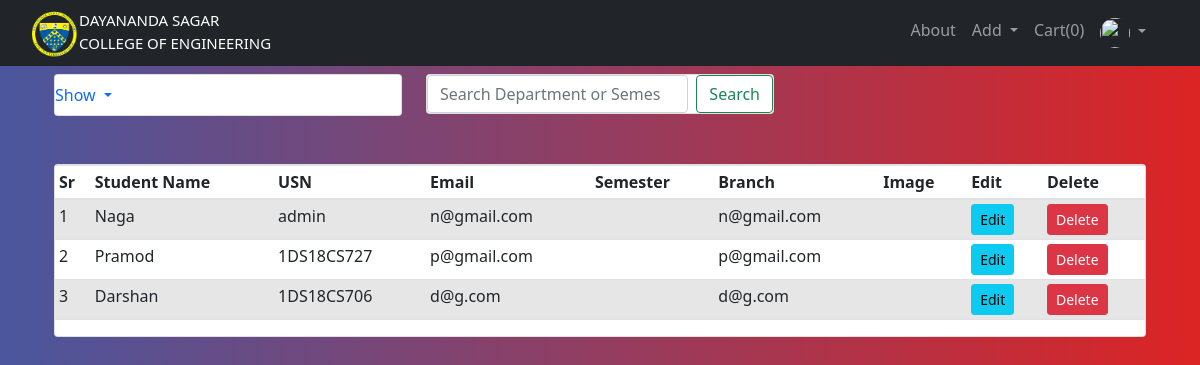
The page /student_list (signed in) on the database as committed earlier.
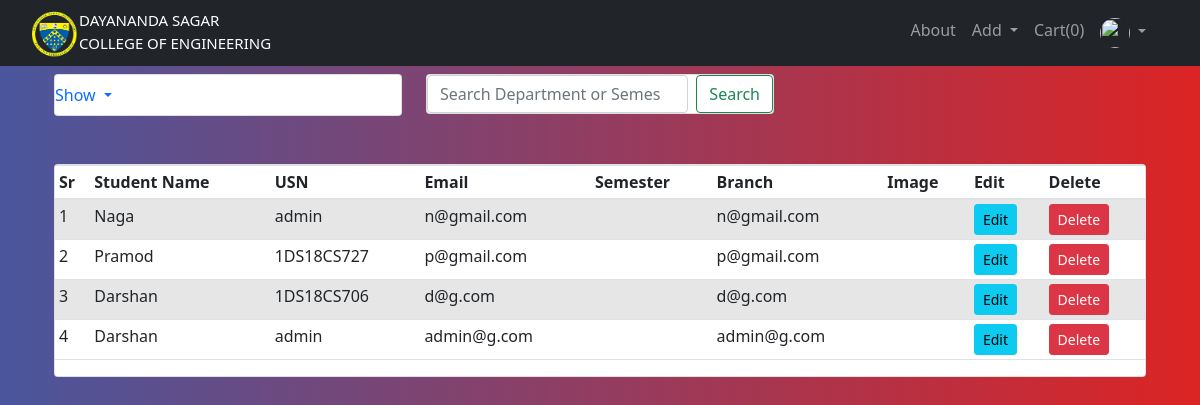
The same page on the database as committed later.
### website/models.py (models this page shows, shortened)
class User(db.Model,UserMixin):
        __tablename__='user'
        id = db.Column(db.Integer, primary_key=True)
        email = db.Column(db.String(150), unique=True)
        password=db.Column(db.String(150))
        first_name=db.Column(db.String(150))
        is_active = db.Column(db.Boolean,default=False)
        urole = db.Column(db.String(80))
        usn = db.Column(db.String(10))
        def is_active(self):
                return self.is_active
        def get_urole(self):
                return self.urole

### website/show.py (the view)
@show.route('/student_list')
@login_required
@requires_access_level("admin")
def student_list():
    stu = User.query.all()
    return render_template('users_list.html',students=stu,user=current_user)

### website/views.py (called while the page is built)
def requires_access_level(access_level):
    def decorator(f):
        @wraps(f)
        def decorated_function(*args, **kwargs):
            if not current_user.is_authenticated:
                flash('Login to Access', 'error')
                return redirect(url_for('views.home'))
            if current_user.get_urole()!=access_level:
                logout_user()
                flash('You do not have access to this resource. You have been automatically Logged Out', 'error')
                return redirect(url_for('views.home'))
            return f(*args, **kwargs)
        return decorated_function
    return decorator

### website/templates/users_list.html (shortened to what this page needs)
{% extends "base.html" %} {% block title %}Users List{% endblock %}
{% block content %}
<br>
<br>
<div class="container">
  <div class="row">
      <div class="col-md-4">
          <div class="card mt-100">
              <ul class="navbar-nav me-auto mb-2 mb-lg-0">
              <li class="nav-item dropdown">
                  <a class="nav-link dropdown-toggle" href="#" id="navbarDropdown" role="button" data-bs-toggle="dropdown" aria-expanded="false">
                    Show
                  </a>
                </li>
              </ul>
          </div>
      </div>
      <div class="col-md-4">
        <div class="card mt-100">
          <form class="d-flex">
            <input class="form-control me-2" type="search" placeholder="Search Department or Semester" aria-label="Search">
            <button class="btn btn-outline-success" type="submit">Search</button>
          </form>
        </div>
    </div>
  </div>
  </div>
  <br/>
<br/>
<div class="container">
  <div class="card">
  <table class="table table-sm table-condensed table-striped">
    <thead>
      <th>Sr</th>
      <th>Student Name</th>
      <th>USN</th>
      <th>Email</th>
      <th>Semester</th>
      <th>Branch</th>
      <th>Image</th>
      <th>Edit</th>
      <th>Delete</th>
    </thead>
    <tbody>
      {% for user in students %}
      <tr>
        <td>{{loop.index}}</td>
        <td>{{user.first_name}}</td>
        <td>{{user.usn}}</td>
        <td>{{user.email}}</td>
        <td>{{user.stock}}</td>
        <td>{{user.email}}</td>
        <td></td>
        <td><a href="#" class="btn btn-info btn-sm">Edit </a></td>
        <td>
        <button type="button" class="btn btn-danger btn-sm" data-toggle="modal" data-target="#">
        Delete
        </button>
        </td>
      </tr>
{% endfor %}
{% endblock %}

### website/templates/base.html (shortened to what this page needs)
<!DOCTYPE html>
<html>
    <head>
        <link
      rel="stylesheet"
      href="https://stackpath.bootstrapcdn.com/bootstrap/4.4.1/css/bootstrap.min.css"
    />
    <link
      rel="stylesheet"
      href="https://stackpath.bootstrapcdn.com/font-awesome/4.7.0/css/font-awesome.min.css"
    />
    <link href="https://cdn.jsdelivr.net/npm/bootstrap@5.1.3/dist/css/bootstrap.min.css" rel="stylesheet">
    <link href="https://cdn.jsdelivr.net/npm/bootstrap@5.1.3/dist/css/bootstrap.min.css" rel="stylesheet">
    <link rel="stylesheet" type="text/css" href="{{url_for('static',filename='style.css')}}">
  </head>
    <body class="bg-nav">
        <nav class="navbar navbar-expand-lg navbar-dark bg-dark">
            <div class="container-fluid">
              {% if user.is_authenticated %}
              {% if user.get_urole()=="admin" %}
              <a href="/admin_home">
              {% elif user.get_urole()=="student" %}
              <a href="/student_home">
              {% elif user.get_urole()=="teacher" %}
              <a href="/teacher_home">
              {% endif %}
              {% else %}
              <a href="/home">
              {% endif %}
              <div style="float: left;">
                <img src="static/DNS logo.png" class="img-responsive" width="50px">
              </div>
              <div style="float:left;padding: 1px 1px 0; color: aliceblue;font-size: 15px; color: white;">DAYANANDA SAGAR<br>
                <em style="font-style: normal;color: aliceblue ; color: white;">COLLEGE OF ENGINEERING</em>
              </div>
              </a>
              <div class="d-flex justify-content-end" id="navbarSupportedContent">
                <ul class="navbar-nav me-auto mb-2 mb-lg-0">
                  <li class="nav-item">
                    <a class="nav-link" aria-current="page" href="/aboutUs">About</a>
                  </li>
                  {% if user.is_authenticated %}
                  {% if user.get_urole()=="admin" %}
                  <li class="nav-item dropdown">
                    <a class="nav-link dropdown-toggle" href="#" id="navbarDropdown" role="button" data-bs-toggle="dropdown" aria-expanded="false">
                      Add
                    </a>
                  </li>
                  {% endif %}
                  <li class="nav-item">
                    <a class="nav-link" href="{{url_for('cart.getCart')}}">Cart({{session['Shoppingcart']|length}})</a>
                  </li>
                  <ul class="navbar-nav">
                    <li class="nav-item dropdown">
                    <a class="nav-link dropdown-toggle" href="#" id="navbarDropdownMenuLink" role="button" data-toggle="dropdown" aria-haspopup="true" aria-expanded="false">
                      <img src="https://s3.eu-central-1.amazonaws.com/bootstrapbaymisc/blog/24_days_bootstrap/fox.jpg" width="30" height="30" class="rounded-circle">
                    </a>
                  </li>
                </ul>
                <li>
                </li>
                  {% endif %}
                </ul>
              </div>
            </div>
          </nav>
          <div class="container">
              {% block content %}
              {% endblock %}
          </div>
    </body>
</html>

### website/static/style.css (style rules this page uses)
.bg-nav { background: #DC2424; background: -webkit-linear-gradient(to right, #4A569D, #DC2424); background: linear-gradient(to right, #4A569D, #DC2424); }
.mt-100 { margin-top: -40px; }

Rows that differ between the two databases and show on the page:
added User: first_name "Darshan", usn "admin", email "admin@g.com"
